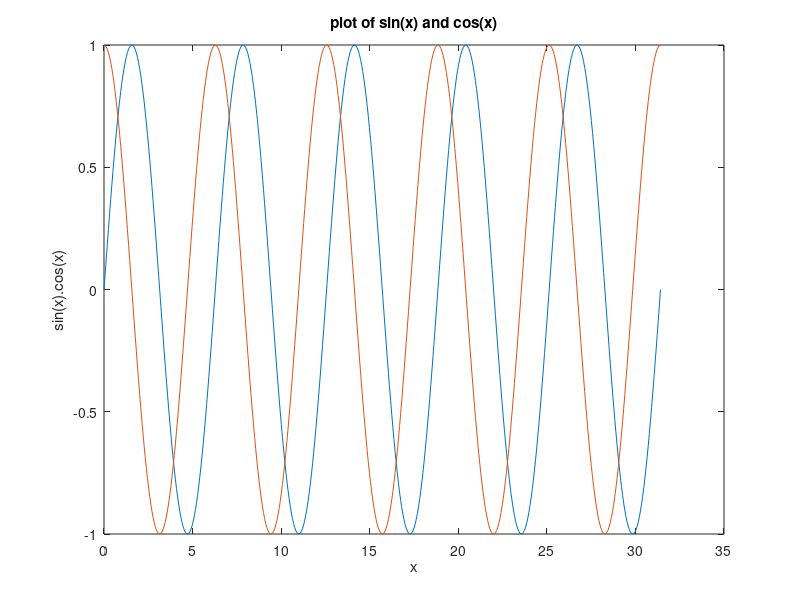

Write MATLAB code to recreate this figure.
%17. multiple curves x(t)=cos(t),y(t)=sin(t), 0<=t<=10pi
clc
clear all
clf
x=linspace(0,10*pi,500);
y=sin(x);
plot(x,y)
hold on
y1=cos(x);
plot(x,y1)
xlabel('x')
ylabel('sin(x).cos(x)')
title('plot of sin(x) and cos(x)')
hold off
